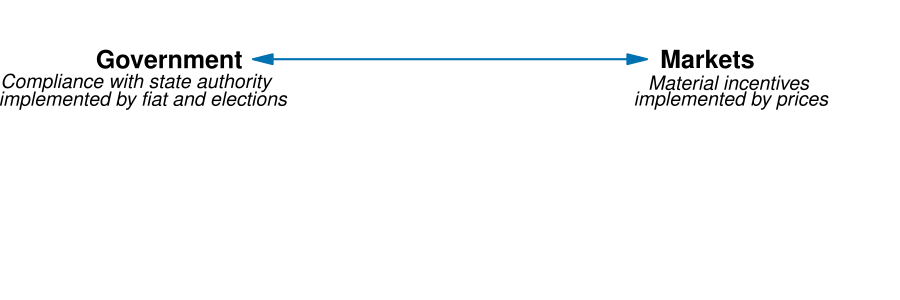

Here is the R script that generated this plot:
#' Graph Designer: Scott Cohn
#' Authors: Bowles and Halliday
#' Title: Coordination, Conflict and Competition: A Text in Microeconomics

library(shape)

pdf(file = "public_mechanism/govt_markt_empty.pdf", width = 9, height = 3)

#Set parameters for graphics
pointsize <- 1.8
axislabelsize <- 1.5
labelsize <- 1.2
namesize <- 1.8
annotatesize <- 1.5
graphlinewidth <- 2
segmentlinewidth <- 1.5

COL <- c("#7fc97f", "#beaed4", "#fdc086", "#ffff99", "#386cb0", "#f0027f", "#bf5b17", "#666666")
COLA <- c("#e0f3db", "#99d8c9","#66c2a4","#41ae76", "#238b45", "#005824")
COLB <- c("#c6dbef", "#4eb3d3", "#2b8cbe", "#0868ac","#084081")
COLC <- c("#fcfbfd", "#efedf5", "#dadaeb", "#bcbddc", "#9e9ac8", "#807dba", "#6a51a3", "#54278f", "#3f007d")
grays <- gray.colors(25, start = 1, end = 0, alpha = 1)
CBCols <- c("#009E73","#0072B2","#E69F00","#CC79A7", "#F0E442","#D55E00")

#Edited the margins to cater for the larger LHS labels
par(mar =  c(0.2, 3, 0, 3))


#Add limits on axes and levels of utility for each indifference curve
ylims <- c(0, 50)
xlims <- c(0, 50)

npts <- 501 
x <- seq(xlims[1], xlims[2], length.out = npts)
y <- seq(ylims[1], ylims[2], length.out = npts) 

plot(0, 0, xlim = xlims, ylim = ylims, type = "n",
     xlab = expression(paste("")),
     ylab = expression(paste("")), 
     xaxt = "n", 
     yaxt = "n", 
     cex.lab = axislabelsize, 
     bty = "n", 
     xaxs = "i", 
     yaxs = "i"
)


# Axes --------------------------------------------------------------------


# ticksy <- c(NA)
# ylabels <- c(NA)
# ticksx <- c(NA)
# xlabels <- c(NA)
# 
# axis(1,at = ticksx,  pos = 0, labels = xlabels, cex.axis = labelsize)
# axis(2,at = ticksy,  pos = 0, labels = ylabels, las = 1, cex.axis = labelsize)

npts <- 500 
xx1 <- seq(xlims[1], xlims[2], length.out = npts)

#Axis labels and draw linear utility function
# text(-0.2, 0.5*ylims[2], expression(paste("y axis")), xpd = TRUE, cex = axislabelsize, srt = 90) 
# text(0.5*xlims[2], -0.15, expression(paste("x axis")), xpd = TRUE, cex = axislabelsize) 

# Arrows ------------------------------------------------------------------

# points(12, 32.5, cex = 1.5, pch = 16)
# points(38, 32.5, cex = 1.5, pch = 16)
# points(25, 10, cex = 1.5, pch = 16)

# Top
Arrows(13, 40, 37, 40, code = 3, lty = 1, lwd = graphlinewidth, arr.type = "triangle", col = CBCols[2])
# Left
#Arrows(12.5, 31.25, 24.5, 11.25, code = 3, lty = 1, lwd = graphlinewidth, arr.type = "triangle", col = CBCols[1])
# Right
#Arrows(25.5, 11.25, 37.5, 31.25, code = 3, lty = 1, lwd = graphlinewidth, arr.type = "triangle", col = CBCols[3])

# Text --------------------------------------------------------------------
text(7, 40, expression(bold("Government")), cex = axislabelsize)
text(4.85, 36, expression(italic("Compliance with state authority")), cex = labelsize, xpd = TRUE)
text(5.3, 33, expression(italic("implemented by fiat and elections")), cex = labelsize, xpd = TRUE)

text(41.5, 40, expression(bold("Markets")), cex = axislabelsize)
text(42.85, 36, expression(italic("Material incentives")), cex = labelsize, xpd = TRUE)
text(43, 33, expression(italic("implemented by prices")), cex = labelsize, xpd = TRUE)

# Annotations (CW) --------------------------------------------------------

# Top
# text(16, 20, expression("Nationalization of railways"), cex = labelsize, xpd = TRUE)
# text(16, 17, expression("energy distribtution"), cex = labelsize, xpd = TRUE)
# Arrows(16, 38, 16, 21, code = 1, lty = 1, lwd = graphlinewidth, arr.type = "triangle", arr.length = 0.2, col = "black")
# 
# text(25, 10, expression("Carbon tax and dividend"), cex = labelsize, xpd = TRUE)
# Arrows(25, 38, 25, 11, code = 1, lty = 1, lwd = graphlinewidth, arr.type = "triangle", arr.length = 0.2, col = "black")
# 
# 
# text(31, 16, expression("'Cap and tade'"), cex = labelsize, xpd = TRUE)
# Arrows(31, 38, 31, 18, code = 1, lty = 1, lwd = graphlinewidth, arr.type = "triangle", arr.length = 0.2, col = "black")
# 
# text(40, 22, expression("Deregulation of product and"), cex = labelsize, xpd = TRUE)
# text(40, 19, expression("labor markets"), cex = labelsize, xpd = TRUE)
# Arrows(33.5, 38, 33.5, 24, code = 1, lty = 1, lwd = graphlinewidth, arr.type = "triangle", arr.length = 0.2, col = "black")
# 

dev.off()
